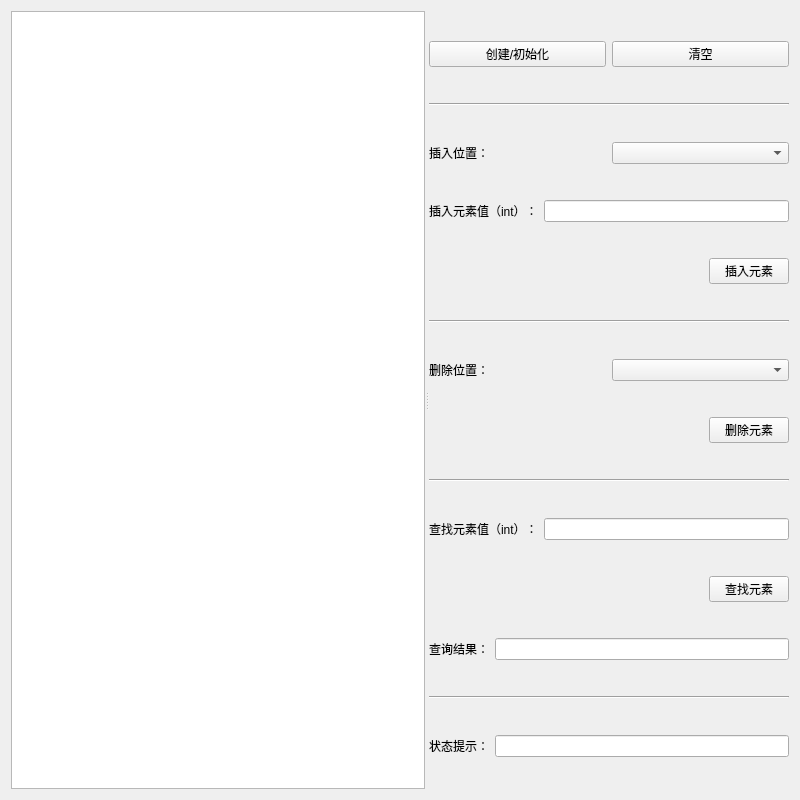
<?xml version="1.0" encoding="UTF-8"?>
<ui version="4.0">
 <class>linkList</class>
 <widget class="QWidget" name="linkList">
  <property name="windowModality">
   <enum>Qt::ApplicationModal</enum>
  </property>
  <property name="geometry">
   <rect>
    <x>0</x>
    <y>0</y>
    <width>800</width>
    <height>800</height>
   </rect>
  </property>
  <property name="windowTitle">
   <string>单链表</string>
  </property>
  <layout class="QGridLayout" name="gridLayout">
   <item row="0" column="0">
    <widget class="QSplitter" name="hSplitter">
     <property name="orientation">
      <enum>Qt::Horizontal</enum>
     </property>
     <widget class="QSplitter" name="vSplitter">
      <property name="orientation">
       <enum>Qt::Vertical</enum>
      </property>
      <widget class="QGraphicsView" name="graphicsView"/>
     </widget>
     <widget class="QWidget" name="layoutWidget">
      <layout class="QVBoxLayout" name="verticalLayout">
       <item>
        <layout class="QHBoxLayout" name="horizontalLayout">
         <item>
          <widget class="QPushButton" name="initButton">
           <property name="text">
            <string>创建/初始化</string>
           </property>
          </widget>
         </item>
         <item>
          <widget class="QPushButton" name="clearButton">
           <property name="text">
            <string>清空</string>
           </property>
          </widget>
         </item>
        </layout>
       </item>
       <item>
        <widget class="Line" name="line">
         <property name="orientation">
          <enum>Qt::Horizontal</enum>
         </property>
        </widget>
       </item>
       <item>
        <layout class="QHBoxLayout" name="horizontalLayout_2">
         <item>
          <widget class="QLabel" name="insertLocationLabel">
           <property name="text">
            <string>插入位置：</string>
           </property>
          </widget>
         </item>
         <item>
          <widget class="QComboBox" name="insertComboBox"/>
         </item>
        </layout>
       </item>
       <item>
        <layout class="QHBoxLayout" name="horizontalLayout_3">
         <item>
          <widget class="QLabel" name="insertNumberLabel">
           <property name="text">
            <string>插入元素值（int）：</string>
           </property>
          </widget>
         </item>
         <item>
          <widget class="QLineEdit" name="insertNumberEdit"/>
         </item>
        </layout>
       </item>
       <item>
        <layout class="QHBoxLayout" name="horizontalLayout_4">
         <item>
          <spacer name="horizontalSpacer">
           <property name="orientation">
            <enum>Qt::Horizontal</enum>
           </property>
           <property name="sizeHint" stdset="0">
            <size>
             <width>40</width>
             <height>20</height>
            </size>
           </property>
          </spacer>
         </item>
         <item>
          <widget class="QPushButton" name="insertButton">
           <property name="text">
            <string>插入元素</string>
           </property>
          </widget>
         </item>
        </layout>
       </item>
       <item>
        <widget class="Line" name="line_2">
         <property name="orientation">
          <enum>Qt::Horizontal</enum>
         </property>
        </widget>
       </item>
       <item>
        <layout class="QHBoxLayout" name="horizontalLayout_5">
         <item>
          <widget class="QLabel" name="deleteLocationLabel">
           <property name="text">
            <string>删除位置：</string>
           </property>
          </widget>
         </item>
         <item>
          <widget class="QComboBox" name="deleteComboBox"/>
         </item>
        </layout>
       </item>
       <item>
        <layout class="QHBoxLayout" name="horizontalLayout_6">
         <item>
          <spacer name="horizontalSpacer_2">
           <property name="orientation">
            <enum>Qt::Horizontal</enum>
           </property>
           <property name="sizeHint" stdset="0">
            <size>
             <width>40</width>
             <height>20</height>
            </size>
           </property>
          </spacer>
         </item>
         <item>
          <widget class="QPushButton" name="deleteButton">
           <property name="text">
            <string>删除元素</string>
           </property>
          </widget>
         </item>
        </layout>
       </item>
       <item>
        <widget class="Line" name="line_4">
         <property name="orientation">
          <enum>Qt::Horizontal</enum>
         </property>
        </widget>
       </item>
       <item>
        <layout class="QHBoxLayout" name="horizontalLayout_7">
         <item>
          <widget class="QLabel" name="searchNumberLabel">
           <property name="text">
            <string>查找元素值（int）：</string>
           </property>
          </widget>
         </item>
         <item>
          <widget class="QLineEdit" name="searchNumberEdit"/>
         </item>
        </layout>
       </item>
       <item>
        <layout class="QHBoxLayout" name="horizontalLayout_8">
         <item>
          <spacer name="horizontalSpacer_3">
           <property name="orientation">
            <enum>Qt::Horizontal</enum>
           </property>
           <property name="sizeHint" stdset="0">
            <size>
             <width>40</width>
             <height>20</height>
            </size>
           </property>
          </spacer>
         </item>
         <item>
          <widget class="QPushButton" name="searchButton">
           <property name="text">
            <string>查找元素</string>
           </property>
          </widget>
         </item>
        </layout>
       </item>
       <item>
        <layout class="QHBoxLayout" name="horizontalLayout_9">
         <item>
          <widget class="QLabel" name="searchResultLabel">
           <property name="text">
            <string>查询结果：</string>
           </property>
          </widget>
         </item>
         <item>
          <widget class="QLineEdit" name="searchResultEdit"/>
         </item>
        </layout>
       </item>
       <item>
        <widget class="Line" name="line_3">
         <property name="orientation">
          <enum>Qt::Horizontal</enum>
         </property>
        </widget>
       </item>
       <item>
        <layout class="QHBoxLayout" name="horizontalLayout_10">
         <item>
          <widget class="QLabel" name="statusLabel">
           <property name="text">
            <string>状态提示：</string>
           </property>
          </widget>
         </item>
         <item>
          <widget class="QLineEdit" name="statusEdit"/>
         </item>
        </layout>
       </item>
      </layout>
     </widget>
    </widget>
   </item>
  </layout>
 </widget>
 <resources/>
 <connections/>
</ui>
